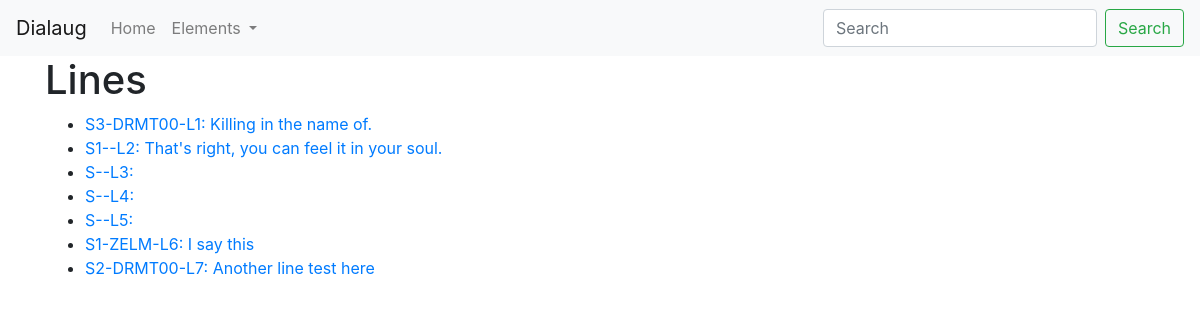
Page /lines/ on the committed database.
### lines/models.py (models this page shows, shortened)
class Line(models.Model):
    scene = models.ForeignKey(Scene, on_delete=models.PROTECT, default=None, null=True)
    character = models.ForeignKey(Character, on_delete=models.PROTECT, null=True)
    text = models.TextField(default='')
    author = models.ForeignKey(User, on_delete=models.PROTECT, default=1)
    class Meta:
        ordering = ['pk']
    def get_absolute_url(self):
        return reverse("lines:show-line", kwargs={'pk': self.pk})

### scenes/models.py (models this page shows, shortened)
class Scene(models.Model):
    description = models.TextField(default='')
    characters = models.ManyToManyField(Character)

### characters/models.py (models this page shows, shortened)
class Character(models.Model):
    name = models.CharField(blank=True, null=True, max_length=80)
    age = models.PositiveSmallIntegerField(blank=True, null=True)
    gender = models.CharField(blank=True, null=True, max_length=80)
    code = models.CharField(blank=True, null=True, max_length=6)
    description = models.TextField(blank=True, null=True)

### lines/views.py (the view)
# urls.py: path('', views.IndexView.as_view(), name='index'),
class IndexView(generic.ListView):
    template_name = 'lines/index.html'
    context_object_name = "lines"
    def get_queryset(self):
        return Line.objects.all()

### lines/templates/lines/index.html
{% extends 'base.html' %}
{% block content %}
    <div class="container">
        <div class="row">
            <div class="col-md-12">
                <h1>Lines</h1>
                <ul>
                    {% for line in lines %}
                    <li><a href="{{ line.get_absolute_url }}">S{{ line.scene.pk }}-{{ line.character.code }}-L{{ line.pk }}: {{ line.text }}</a></li>
                    {% endfor %}
                </ul>
            </div>
        </div>
    </div>
{% endblock %}

### rows in the picture
Line: scene.pk "3", character.code "DRMT00", pk "1", text "Killing in the name of."
Line: scene.pk "1", pk "2", text "That's right, you can feel it in your soul."
Line: pk "3"
Line: pk "4"
Line: pk "5"
Line: scene.pk "1", character.code "ZELM", pk "6", text "I say this"
Line: scene.pk "2", character.code "DRMT00", pk "7", text "Another line test here"
